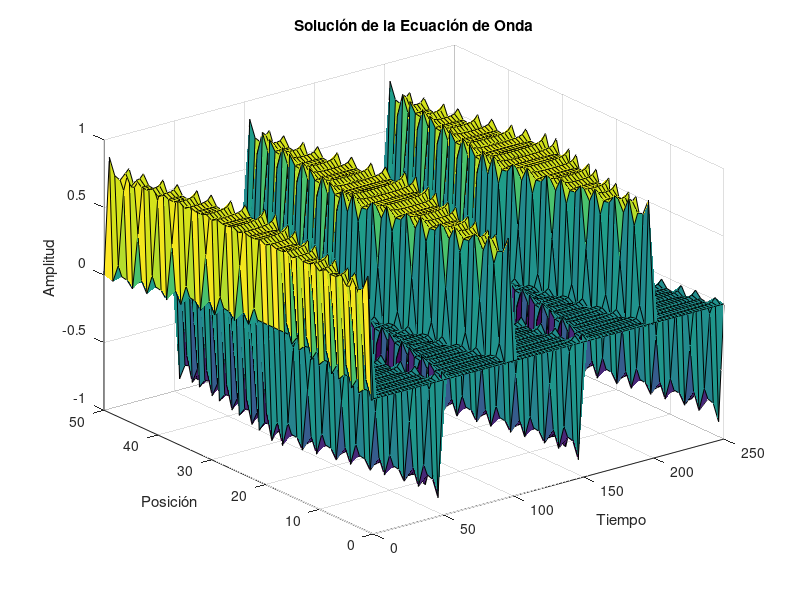

Source code (MATLAB):
x = linspace(0, 50, 50);
t = linspace(0, 250, 100);
[X, T] = meshgrid(x, t);

[X, T] = meshgrid(0:1:50, 0:2.5:250);

u = 0;
for n = 1:20
    u = u + sin((2 * n - 1) * pi * X / 50) .* cos((2 * n - 1) * pi * T / 50) / (2 * n - 1);
end

surf(T, X, u)
xlabel('Tiempo')
ylabel('Posición')
zlabel('Amplitud')
title('Solución de la Ecuación de Onda')